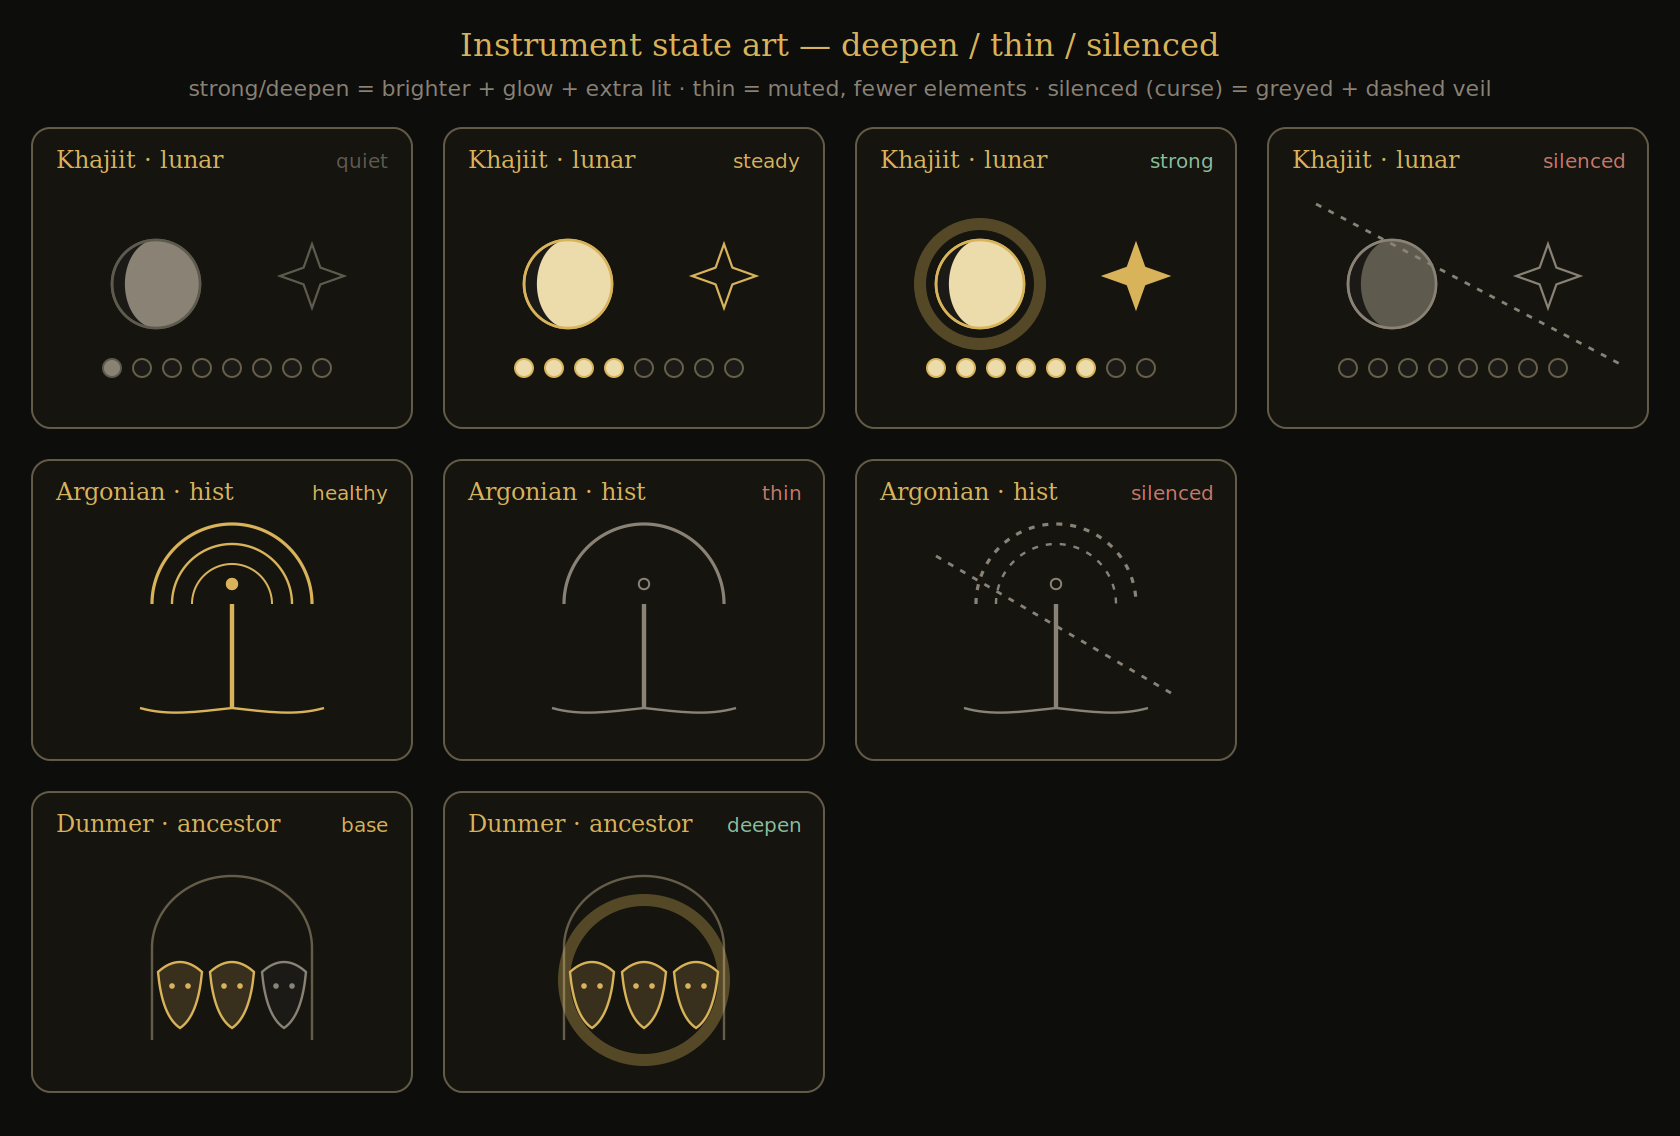

Generate this figure with Python:
import math, cairosvg
BG="#0d0d0b"; PANEL="#15140f"; LINE="rgba(224,204,158,0.40)"
GOLD="#d8b35a"; LIT="#ecdcab"; MUT="#8a8275"; DIM="#5f5a4e"; RED="#c97968"; GRN="#8bbf9f"
GLOW="rgba(216,179,90,0.33)"

def moon(cx,cy,r,phase,col,litcol,sw=1.3):
    f=(phase-1)/8; a=f*2*math.pi; lit=(1-math.cos(a))/2; rx=abs(r*math.cos(a))
    o=[f'<circle cx="{cx}" cy="{cy}" r="{r}" fill="#1b1a16" stroke="{col}" stroke-width="{sw}"/>']
    top=f"{cx},{cy-r}";bot=f"{cx},{cy+r}"
    if lit>0.985: o.append(f'<circle cx="{cx}" cy="{cy}" r="{r}" fill="{litcol}" stroke="{col}" stroke-width="{sw}"/>')
    elif lit>=0.015:
        outer=f"A {r} {r} 0 0 1 {bot}" if f<0.5 else f"A {r} {r} 0 0 0 {bot}"
        isw=(0 if lit<0.5 else 1) if f<0.5 else (1 if lit<0.5 else 0)
        o.append(f'<path d="M {top} {outer} A {rx} {r} 0 0 {isw} {top} Z" fill="{litcol}"/>')
        o.append(f'<circle cx="{cx}" cy="{cy}" r="{r}" fill="none" stroke="{col}" stroke-width="{sw}"/>')
    return "".join(o)

def lunar(state):
    col={'quiet':DIM,'steady':GOLD,'strong':GOLD,'silenced':MUT}[state]
    litc={'quiet':MUT,'steady':LIT,'strong':LIT,'silenced':DIM}[state]
    o=[]
    if state=='strong': o.append(f'<circle cx="62" cy="70" r="30" fill="none" stroke="{GLOW}" stroke-width="6"/>')  # deepen glow
    o.append(moon(62,70,22,4,col,litc))
    # focus star
    cx,cy=140,66
    star=" ".join(f"{cx+R*math.cos(k*math.pi/4):.1f},{cy+R*math.sin(k*math.pi/4):.1f}" for k,R in [(i,(16 if i%2==0 else 6)) for i in range(8)])
    fill = GOLD if state=='strong' else 'none'
    o.append(f'<polygon points="{star}" fill="{fill}" stroke="{col}" stroke-width="1.1"/>')
    # phase strip
    litn={'quiet':1,'steady':4,'strong':6,'silenced':0}[state]
    for i in range(8):
        on=i<litn; o.append(f'<circle cx="{40+i*15}" cy="112" r="4.5" fill="{litc if on else "#1b1a16"}" stroke="{col if on else LINE}" stroke-width="1"/>')
    if state=='silenced': o.append(f'<path d="M24 30 L176 110" stroke="{MUT}" stroke-width="1.4" stroke-dasharray="3 4"/>')  # veil
    return "".join(o),col

def hist(state):
    col={'healthy':GOLD,'thin':MUT,'silenced':MUT}[state]
    o=[f'<path d="M100 116 V64" stroke="{col}" stroke-width="2.2" fill="none"/>']
    for dx in (-1,1): o.append(f'<path d="M100 116 C{100+dx*18} 118 {100+dx*32} 120 {100+dx*46} 116" stroke="{col}" stroke-width="1.2" fill="none"/>')
    arcs={'healthy':3,'thin':1,'silenced':2}[state]
    dash=' stroke-dasharray="3 4"' if state=='silenced' else ''
    for j,(R,sw) in enumerate([(40,1.6),(30,1.2),(20,1)]):
        if j<arcs: o.append(f'<path d="M{100-R} 64 A {R} {R} 0 0 1 {100+R} 64" stroke="{col}" stroke-width="{sw}" fill="none"{dash}/>')
    o.append(f'<circle cx="100" cy="54" r="2.6" fill="{col if state=="healthy" else "none"}" stroke="{col}"/>')
    if state=='silenced': o.append(f'<path d="M40 40 L160 110" stroke="{MUT}" stroke-width="1.4" stroke-dasharray="3 4"/>')
    return "".join(o),col

def ancestor(state):
    col=GOLD; o=[]
    if state=='deepen': o.append(f'<circle cx="100" cy="86" r="40" fill="none" stroke="{GLOW}" stroke-width="6"/>')
    o.append(f'<path d="M60 116 V70 A40 36 0 0 1 140 70 V116" stroke="{LINE}" stroke-width="1.2" fill="none"/>')
    litn={'base':2,'deepen':3}[state]
    for i,mx in enumerate((74,100,126)):
        on=i<litn
        o.append(f'<path d="M{mx-11} 82 Q{mx} 72 {mx+11} 82 Q{mx+9} 104 {mx} 110 Q{mx-9} 104 {mx-11} 82 Z" fill="{"rgba(216,179,90,0.18)" if on else "#1b1a16"}" stroke="{GOLD if on else MUT}" stroke-width="1.2"/>')
        o.append(f'<circle cx="{mx-4}" cy="89" r="1.4" fill="{GOLD if on else MUT}"/><circle cx="{mx+4}" cy="89" r="1.4" fill="{GOLD if on else MUT}"/>')
    return "".join(o),col

def card(x,y,title,state,fn,tone=None):
    inner,col=fn(state)
    w,h=190,150
    badge={'act':GRN}.get(state,None)
    return (f'<g transform="translate({x},{y})"><rect width="{w}" height="{h}" rx="9" fill="{PANEL}" stroke="{LINE}"/>'
      f'<text x="12" y="20" fill="{GOLD}" font-size="12" font-family="Georgia,serif">{title}</text>'
      f'<text x="{w-12}" y="20" fill="{tone or col}" font-size="10" font-family="sans-serif" text-anchor="end">{state}</text>'
      f'<g transform="translate(0,8)">{inner}</g></g>')

rows=[("Khajiit · lunar",lunar,["quiet","steady","strong","silenced"],{"strong":GRN,"silenced":RED}),
      ("Argonian · hist",hist,["healthy","thin","silenced"],{"thin":RED,"silenced":RED}),
      ("Dunmer · ancestor",ancestor,["base","deepen"],{"deepen":GRN})]
pad=16; cols=4; W=pad+cols*(190+pad); H=70+len(rows)*(150+pad)
p=[f'<svg xmlns="http://www.w3.org/2000/svg" width="{W}" height="{H}" viewBox="0 0 {W} {H}"><rect width="{W}" height="{H}" fill="{BG}"/>']
p.append(f'<text x="{W/2}" y="28" fill="{GOLD}" font-size="16" font-family="Georgia,serif" text-anchor="middle">Instrument state art — deepen / thin / silenced</text>')
p.append(f'<text x="{W/2}" y="48" fill="{MUT}" font-size="11" font-family="sans-serif" text-anchor="middle">strong/deepen = brighter + glow + extra lit · thin = muted, fewer elements · silenced (curse) = greyed + dashed veil</text>')
for r,(title,fn,states,tones) in enumerate(rows):
    for c,st in enumerate(states):
        p.append(card(pad+c*(190+pad), 64+r*(150+pad), title, st, fn, tones.get(st)))
p.append("</svg>")
cairosvg.svg2png(bytestring="".join(p).encode(), write_to="instrument_states.png", scale=2)
print("ok")
